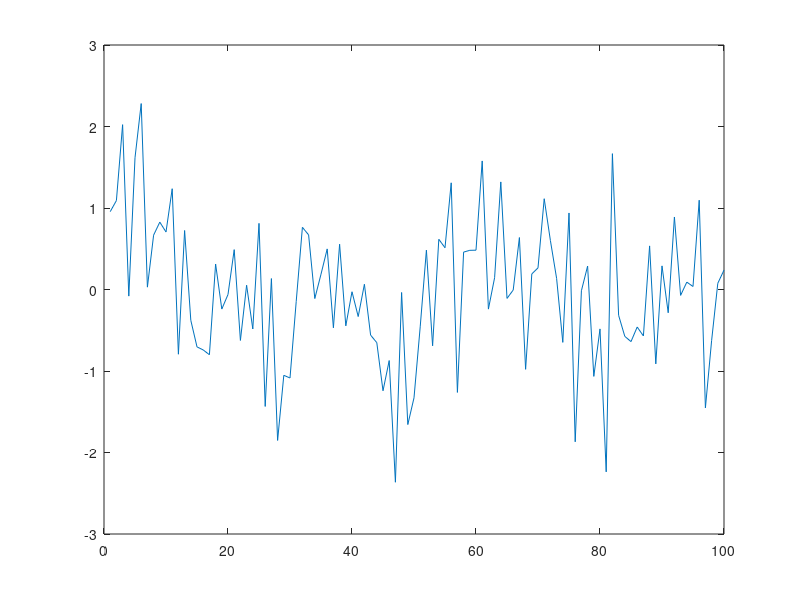

This chart was generated by the following MATLAB code:
function result = test_line_markeredgecolor_001
a = figure;
p = plot(randn(100,1),'-s');
colornames = {'none','y','yellow','m','magenta','c','cyan','r','red','g','green','b','blue','w','white','k','black'};
result = false;
for i = 1:numel(colornames)
  try
    set(p,'markeredgecolor',colornames{i});
    draw
  catch
    lasterr
    return 
  end
end
close(a)
result = true;
